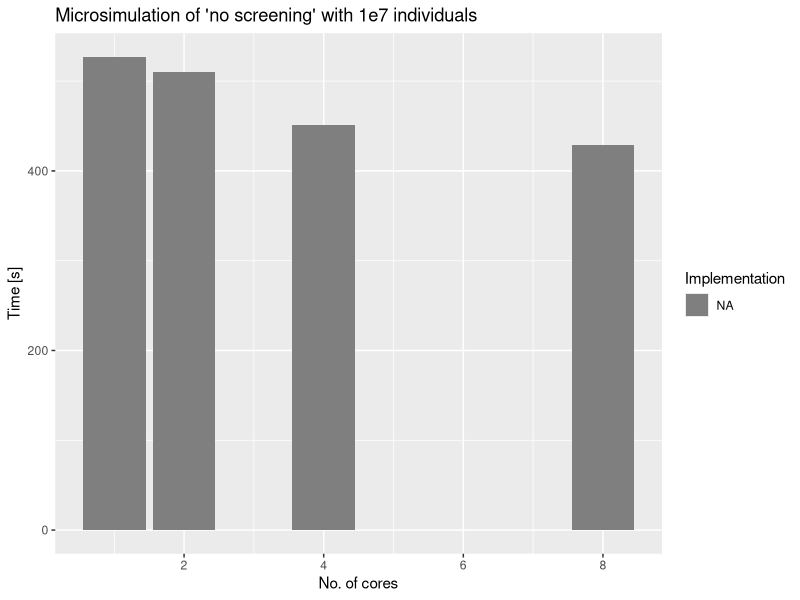
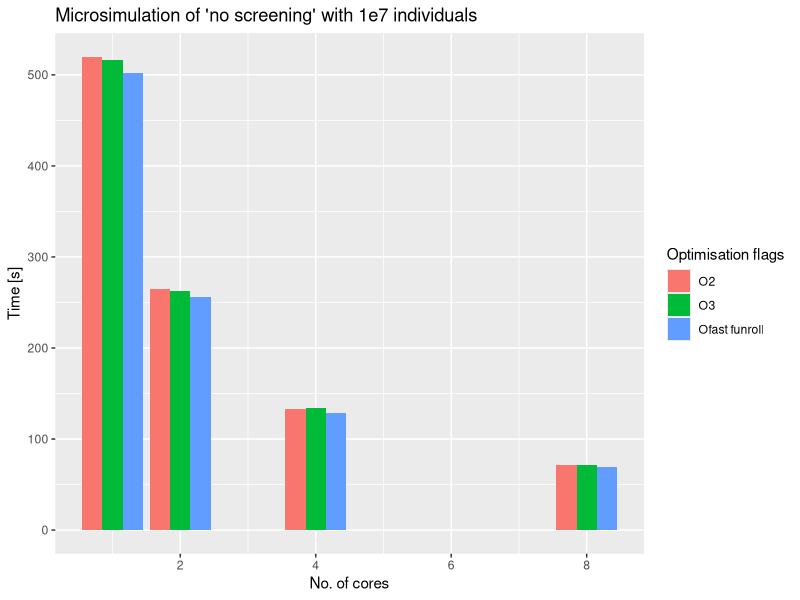
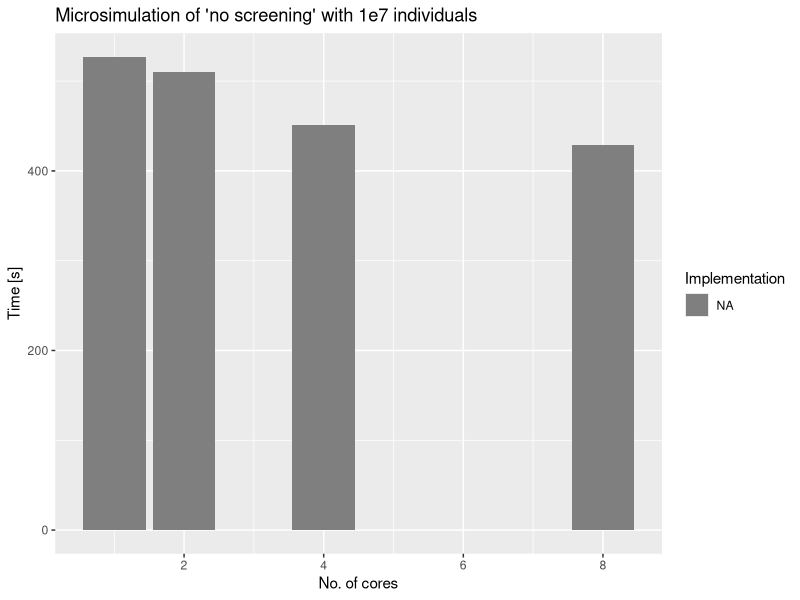
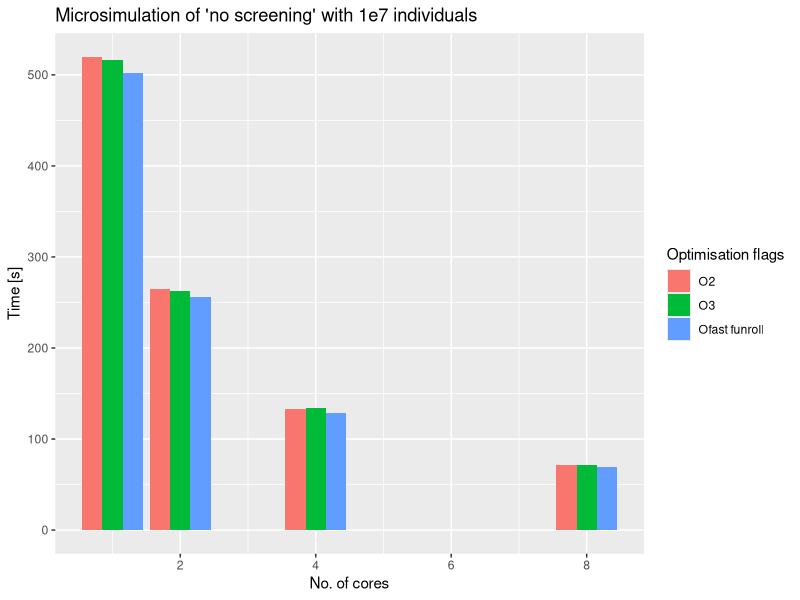

These figures' R source, in order:
require(ggplot2)
df <- read.csv("./implementationProfiling.csv", header=T)
df$Setting <- factor(df$Setting, levels(df$Setting)[c(3,2,1)])
ggplot(data = df, aes(x = cores, y = time, fill=Setting)) +
    geom_bar(stat="identity", position="dodge")+
    xlab("No. of cores") + ylab("Time [s]") +
    ggtitle("Microsimulation of 'no screening' with 1e7 individuals") +
  scale_fill_hue(name = "Implementation")

ggsave("../doc/report/images/implementationProfiling.pdf")


df <- read.csv("./flagsProfiling.csv", header=T)
ggplot(data = df, aes(x = cores, y = time, fill = Setting)) +
  #geom_line(aes(group = Setting, colour = Setting)) +
  geom_bar(stat="identity", position="dodge") + xlab("No. of cores") + ylab("Time [s]") + ggtitle("Microsimulation of 'no screening' with 1e7 individuals") + scale_fill_hue(name = "Optimisation flags")

## ggplot(data = df, aes(x = cores, y = time)) + geom_line(aes(group = Setting, colour = Setting)) +
##   xlab("No. of cores") + ylab("Time [s]") + ggtitle("Microsimulation of 'no screening' with 1e7 individuals")

ggsave("../doc/report/images/flagsProfiling.pdf")
